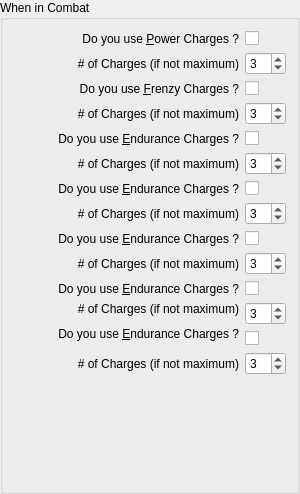
               <widget class="QGroupBox" name="grpbox_Combat">
                <property name="geometry">
                 <rect>
                  <x>0</x>
                  <y>220</y>
                  <width>300</width>
                  <height>494</height>
                 </rect>
                </property>
                <property name="sizePolicy">
                 <sizepolicy hsizetype="Fixed" vsizetype="Fixed">
                  <horstretch>0</horstretch>
                  <verstretch>0</verstretch>
                 </sizepolicy>
                </property>
                <property name="minimumSize">
                 <size>
                  <width>300</width>
                  <height>300</height>
                 </size>
                </property>
                <property name="title">
                 <string>When in Combat</string>
                </property>
                <layout class="QGridLayout" name="gridLayout">
                 <item row="0" column="0">
                  <widget class="QLabel" name="label_PowerCharges">
                   <property name="text">
                    <string>Do you use &amp;Power Charges ?</string>
                   </property>
                   <property name="alignment">
                    <set>Qt::AlignRight|Qt::AlignTrailing|Qt::AlignVCenter</set>
                   </property>
                   <property name="buddy">
                    <cstring>check_PowerCharges</cstring>
                   </property>
                  </widget>
                 </item>
                 <item row="0" column="1">
                  <widget class="QCheckBox" name="check_PowerCharges">
                   <property name="sizePolicy">
                    <sizepolicy hsizetype="Fixed" vsizetype="Fixed">
                     <horstretch>0</horstretch>
                     <verstretch>0</verstretch>
                    </sizepolicy>
                   </property>
                   <property name="text">
                    <string/>
                   </property>
                  </widget>
                 </item>
                 <item row="1" column="0">
                  <widget class="QLabel" name="label_NumPowerCharges">
                   <property name="text">
                    <string># of Charges (if not maximum)</string>
                   </property>
                   <property name="alignment">
                    <set>Qt::AlignRight|Qt::AlignTrailing|Qt::AlignVCenter</set>
                   </property>
                   <property name="buddy">
                    <cstring>spin_NumPowerCharges</cstring>
                   </property>
                  </widget>
                 </item>
                 <item row="1" column="1">
                  <widget class="QSpinBox" name="spin_NumPowerCharges">
                   <property name="sizePolicy">
                    <sizepolicy hsizetype="Fixed" vsizetype="Fixed">
                     <horstretch>0</horstretch>
                     <verstretch>0</verstretch>
                    </sizepolicy>
                   </property>
                   <property name="value">
                    <number>3</number>
                   </property>
                  </widget>
                 </item>
                 <item row="2" column="0">
                  <widget class="QLabel" name="label_FrenzyCharges">
                   <property name="text">
                    <string>Do you use &amp;Frenzy Charges ?</string>
                   </property>
                   <property name="alignment">
                    <set>Qt::AlignRight|Qt::AlignTrailing|Qt::AlignVCenter</set>
                   </property>
                   <property name="buddy">
                    <cstring>check_FrenzyCharges</cstring>
                   </property>
                  </widget>
                 </item>
                 <item row="2" column="1">
                  <widget class="QCheckBox" name="check_FrenzyCharges">
                   <property name="sizePolicy">
                    <sizepolicy hsizetype="Fixed" vsizetype="Fixed">
                     <horstretch>0</horstretch>
                     <verstretch>0</verstretch>
                    </sizepolicy>
                   </property>
                   <property name="text">
                    <string/>
                   </property>
                  </widget>
                 </item>
                 <item row="3" column="0">
                  <widget class="QLabel" name="label_NumFrenzyCharges">
                   <property name="text">
                    <string># of Charges (if not maximum)</string>
                   </property>
                   <property name="alignment">
                    <set>Qt::AlignRight|Qt::AlignTrailing|Qt::AlignVCenter</set>
                   </property>
                   <property name="buddy">
                    <cstring>spin_NumFrenzyCharges</cstring>
                   </property>
                  </widget>
                 </item>
                 <item row="3" column="1">
                  <widget class="QSpinBox" name="spin_NumFrenzyCharges">
                   <property name="sizePolicy">
                    <sizepolicy hsizetype="Fixed" vsizetype="Fixed">
                     <horstretch>0</horstretch>
                     <verstretch>0</verstretch>
                    </sizepolicy>
                   </property>
                   <property name="value">
                    <number>3</number>
                   </property>
                  </widget>
                 </item>
                 <item row="4" column="0">
                  <widget class="QLabel" name="label_EnduranceCharges">
                   <property name="text">
                    <string>Do you use &amp;Endurance Charges ?</string>
                   </property>
                   <property name="alignment">
                    <set>Qt::AlignRight|Qt::AlignTrailing|Qt::AlignVCenter</set>
                   </property>
                   <property name="buddy">
                    <cstring>check_EnduranceCharges</cstring>
                   </property>
                  </widget>
                 </item>
                 <item row="4" column="1">
                  <widget class="QCheckBox" name="check_EnduranceCharges">
                   <property name="sizePolicy">
                    <sizepolicy hsizetype="Fixed" vsizetype="Fixed">
                     <horstretch>0</horstretch>
                     <verstretch>0</verstretch>
                    </sizepolicy>
                   </property>
                   <property name="text">
                    <string/>
                   </property>
                  </widget>
                 </item>
                 <item row="5" column="0">
                  <widget class="QLabel" name="label_NumEnduranceCharges">
                   <property name="text">
                    <string># of Charges (if not maximum)</string>
                   </property>
                   <property name="alignment">
                    <set>Qt::AlignRight|Qt::AlignTrailing|Qt::AlignVCenter</set>
                   </property>
                   <property name="buddy">
                    <cstring>spin_NumEnduranceCharges</cstring>
                   </property>
                  </widget>
                 </item>
                 <item row="5" column="1">
                  <widget class="QSpinBox" name="spin_NumEnduranceCharges">
                   <property name="sizePolicy">
                    <sizepolicy hsizetype="Fixed" vsizetype="Fixed">
                     <horstretch>0</horstretch>
                     <verstretch>0</verstretch>
                    </sizepolicy>
                   </property>
                   <property name="value">
                    <number>3</number>
                   </property>
                  </widget>
                 </item>
                 <item row="6" column="0">
                  <widget class="QLabel" name="label_SiphoningCharges">
                   <property name="text">
                    <string>Do you use &amp;Endurance Charges ?</string>
                   </property>
                   <property name="alignment">
                    <set>Qt::AlignRight|Qt::AlignTrailing|Qt::AlignVCenter</set>
                   </property>
                   <property name="buddy">
                    <cstring>check_SiphoningCharges</cstring>
                   </property>
                  </widget>
                 </item>
                 <item row="6" column="1">
                  <widget class="QCheckBox" name="check_SiphoningCharges">
                   <property name="sizePolicy">
                    <sizepolicy hsizetype="Fixed" vsizetype="Fixed">
                     <horstretch>0</horstretch>
                     <verstretch>0</verstretch>
                    </sizepolicy>
                   </property>
                   <property name="text">
                    <string/>
                   </property>
                  </widget>
                 </item>
                 <item row="7" column="0">
                  <widget class="QLabel" name="label_NumSiphoningCharges">
                   <property name="text">
                    <string># of Charges (if not maximum)</string>
                   </property>
                   <property name="alignment">
                    <set>Qt::AlignRight|Qt::AlignTrailing|Qt::AlignVCenter</set>
                   </property>
                   <property name="buddy">
                    <cstring>spin_NumSiphoningCharges</cstring>
                   </property>
                  </widget>
                 </item>
                 <item row="7" column="1">
                  <widget class="QSpinBox" name="spin_NumSiphoningCharges">
                   <property name="sizePolicy">
                    <sizepolicy hsizetype="Fixed" vsizetype="Fixed">
                     <horstretch>0</horstretch>
                     <verstretch>0</verstretch>
                    </sizepolicy>
                   </property>
                   <property name="value">
                    <number>3</number>
                   </property>
                  </widget>
                 </item>
                 <item row="8" column="0">
                  <widget class="QLabel" name="label_ChallengerCharges">
                   <property name="text">
                    <string>Do you use &amp;Endurance Charges ?</string>
                   </property>
                   <property name="alignment">
                    <set>Qt::AlignRight|Qt::AlignTrailing|Qt::AlignVCenter</set>
                   </property>
                   <property name="buddy">
                    <cstring>check_ChallengerCharges</cstring>
                   </property>
                  </widget>
                 </item>
                 <item row="8" column="1">
                  <widget class="QCheckBox" name="check_ChallengerCharges">
                   <property name="sizePolicy">
                    <sizepolicy hsizetype="Fixed" vsizetype="Fixed">
                     <horstretch>0</horstretch>
                     <verstretch>0</verstretch>
                    </sizepolicy>
                   </property>
                   <property name="text">
                    <string/>
                   </property>
                  </widget>
                 </item>
                 <item row="9" column="0">
                  <widget class="QLabel" name="label_NumChallengerCharges">
                   <property name="text">
                    <string># of Charges (if not maximum)</string>
                   </property>
                   <property name="alignment">
                    <set>Qt::AlignRight|Qt::AlignTrailing|Qt::AlignVCenter</set>
                   </property>
                   <property name="buddy">
                    <cstring>spin_NumChallengerCharges</cstring>
                   </property>
                  </widget>
                 </item>
                 <item row="9" column="1">
                  <widget class="QSpinBox" name="spin_NumChallengerCharges">
                   <property name="sizePolicy">
                    <sizepolicy hsizetype="Fixed" vsizetype="Fixed">
                     <horstretch>0</horstretch>
                     <verstretch>0</verstretch>
                    </sizepolicy>
                   </property>
                   <property name="value">
                    <number>3</number>
                   </property>
                  </widget>
                 </item>
                 <item row="10" column="0">
                  <widget class="QLabel" name="label_BlitzCharges">
                   <property name="text">
                    <string>Do you use &amp;Endurance Charges ?</string>
                   </property>
                   <property name="alignment">
                    <set>Qt::AlignRight|Qt::AlignTrailing|Qt::AlignVCenter</set>
                   </property>
                   <property name="buddy">
                    <cstring>check_BlitzCharges</cstring>
                   </property>
                  </widget>
                 </item>
                 <item row="10" column="1">
                  <widget class="QCheckBox" name="check_BlitzCharges">
                   <property name="sizePolicy">
                    <sizepolicy hsizetype="Fixed" vsizetype="Fixed">
                     <horstretch>0</horstretch>
                     <verstretch>0</verstretch>
                    </sizepolicy>
                   </property>
                   <property name="text">
                    <string/>
                   </property>
                  </widget>
                 </item>
                 <item row="11" column="0">
                  <widget class="QLabel" name="label_NumBlitzCharges">
                   <property name="text">
                    <string># of Charges (if not maximum)</string>
                   </property>
                   <property name="alignment">
                    <set>Qt::AlignRight|Qt::AlignTrailing|Qt::AlignVCenter</set>
                   </property>
                   <property name="buddy">
                    <cstring>spin_NumBlitzCharges</cstring>
                   </property>
                  </widget>
                 </item>
                 <item row="11" column="1" rowspan="2">
                  <widget class="QSpinBox" name="spin_NumBlitzCharges">
                   <property name="sizePolicy">
                    <sizepolicy hsizetype="Fixed" vsizetype="Fixed">
                     <horstretch>0</horstretch>
                     <verstretch>0</verstretch>
                    </sizepolicy>
                   </property>
                   <property name="value">
                    <number>3</number>
                   </property>
                  </widget>
                 </item>
                 <item row="12" column="0" rowspan="2">
                  <widget class="QLabel" name="label_GhostCharges">
                   <property name="text">
                    <string>Do you use &amp;Endurance Charges ?</string>
                   </property>
                   <property name="alignment">
                    <set>Qt::AlignRight|Qt::AlignTrailing|Qt::AlignVCenter</set>
                   </property>
                   <property name="buddy">
                    <cstring>check_GhostCharges</cstring>
                   </property>
                  </widget>
                 </item>
                 <item row="13" column="1">
                  <widget class="QCheckBox" name="check_GhostCharges">
                   <property name="sizePolicy">
                    <sizepolicy hsizetype="Fixed" vsizetype="Fixed">
                     <horstretch>0</horstretch>
                     <verstretch>0</verstretch>
                    </sizepolicy>
                   </property>
                   <property name="text">
                    <string/>
                   </property>
                  </widget>
                 </item>
                 <item row="14" column="0">
                  <widget class="QLabel" name="label_NumGhostCharges">
                   <property name="text">
                    <string># of Charges (if not maximum)</string>
                   </property>
                   <property name="alignment">
                    <set>Qt::AlignRight|Qt::AlignTrailing|Qt::AlignVCenter</set>
                   </property>
                   <property name="buddy">
                    <cstring>spin_NumGhostCharges</cstring>
                   </property>
                  </widget>
                 </item>
                 <item row="14" column="1">
                  <widget class="QSpinBox" name="spin_NumGhostCharges">
                   <property name="sizePolicy">
                    <sizepolicy hsizetype="Fixed" vsizetype="Fixed">
                     <horstretch>0</horstretch>
                     <verstretch>0</verstretch>
                    </sizepolicy>
                   </property>
                   <property name="value">
                    <number>3</number>
                   </property>
                  </widget>
                 </item>
                 <item row="15" column="0">
                  <spacer name="verticalSpacer_2">
                   <property name="orientation">
                    <enum>Qt::Vertical</enum>
                   </property>
                   <property name="sizeHint" stdset="0">
                    <size>
                     <width>20</width>
                     <height>111</height>
                    </size>
                   </property>
                  </spacer>
                 </item>
                </layout>
               </widget>
